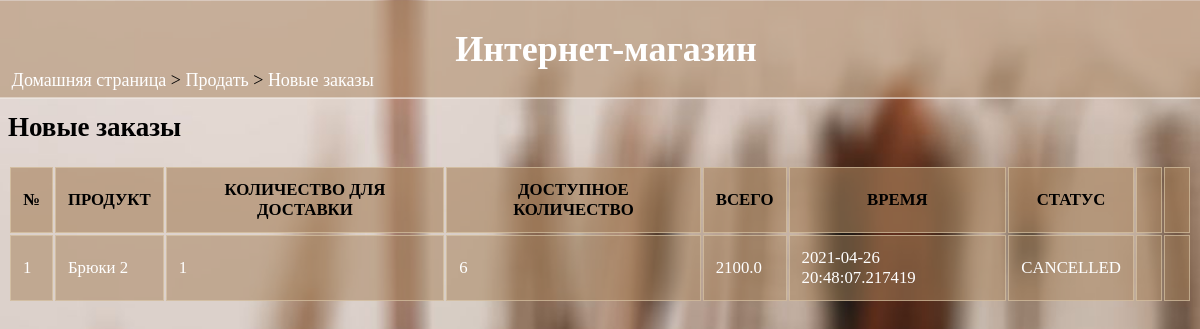
Before: /sell/neworders/ (signed in) with the older database file.
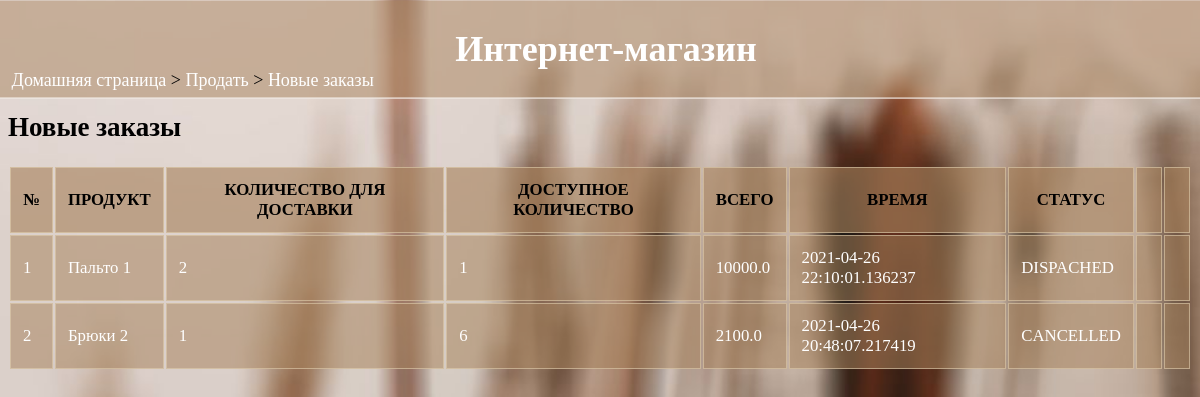
After: the same page with the newer database file.
### data/orders.py (models this page shows)
class Order(SqlAlchemyBase):
    __tablename__ = 'orders'
    orderID = sqlalchemy.Column(sqlalchemy.Integer, primary_key=True, autoincrement=True)
    custID = sqlalchemy.Column(sqlalchemy.Integer, sqlalchemy.ForeignKey("users.custID"))
    prodID = sqlalchemy.Column(sqlalchemy.Integer, sqlalchemy.ForeignKey("product.prodID"))
    quantity = sqlalchemy.Column(sqlalchemy.Integer)
    date = sqlalchemy.Column(sqlalchemy.DateTime, default=datetime.datetime.now)
    cost_price = sqlalchemy.Column(sqlalchemy.Float)
    sell_price = sqlalchemy.Column(sqlalchemy.Float)
    status = sqlalchemy.Column(sqlalchemy.Integer)

### data/product.py (models this page shows)
class Product(SqlAlchemyBase, UserMixin):
    __tablename__ = 'product'
    prodID = sqlalchemy.Column(sqlalchemy.Integer, primary_key=True, autoincrement=True)
    name = sqlalchemy.Column(sqlalchemy.String)
    quantity = sqlalchemy.Column(sqlalchemy.Integer)
    category = sqlalchemy.Column(sqlalchemy.String)
    cost_price = sqlalchemy.Column(sqlalchemy.Float)
    sell_price = sqlalchemy.Column(sqlalchemy.Float)
    description = sqlalchemy.Column(sqlalchemy.String)
    sellID = sqlalchemy.Column(sqlalchemy.Integer, sqlalchemy.ForeignKey("sellers.sellID"))

### shop.py (the view)
@app.route("/sell/neworders/")
def new_orders():
    if 'userid' not in session:
        return redirect(url_for('home'))
    if session['type'] == "Customer":
        abort(403)
    res = seller_orders(session['userid'])
    return render_template('new_orders.html', orders=res)

### data/db_session.py (called while the page is built)
def create_session() -> Session:
    global __factory
    return __factory()

### shop.py (called while the page is built)
def seller_orders(sellID):
    res = []
    db_sess = db_session.create_session()
    o = db_sess.query(Order.orderID, Order.prodID, Product.name, Order.quantity, Product.quantity, Order.cost_price,
                      Order.date, Order.status).filter(Order.prodID == Product.prodID, Product.sellID == sellID,
                                                       Order.status != 'RECIEVED').order_by(Order.date.desc()).all()
    if len(o) != 0:
        for i in o:
            res.append(i)
        return res
    else:
        res = ''
        return res

### templates/new_orders.html (shortened to what this page needs)
<html>
<head>
  <link rel="stylesheet" href="{{url_for('static', filename='main.css')}}">
</head>
<body>
  <div class="sticky">
    <h1>Интернет-магазин</h1>
  </div>
  <div class="nav">
    <p><a href="/">Домашняя страница</a> > <a href="/sell">Продать</a> > <a href="">Новые заказы</a></p>
  </div>
  <h2>Новые заказы</h2>
  {% if orders|length==0 %}
  <p>У Вас нет новых заказов.</p>
  {% else %}
  <table>
    <tr>
      <th>№</th><th>ПРОДУКТ</th><th>КОЛИЧЕСТВО ДЛЯ ДОСТАВКИ</th>
      <th>ДОСТУПНОЕ КОЛИЧЕСТВО</th><th>ВСЕГО</th><th>ВРЕМЯ</th><th>СТАТУС</th><th></th><th></th>
    </tr>
    {% set cnt={'val':1} %}
    {% for i in orders %}
    <tr>
      <td>{{cnt['val']}}</td><td><a href="/viewproduct/{{i[1]}}">{{i[2]}}</a></td><td>{{i[3]}}</td><td>{{i[4]}}</td>
      <td>{{i[5]}}</td><td>{{i[6]}}</td><td>{{i[7]}}</td>
      {% if i[7]=="PLACED" %}
      {% if i[3]<=i[4] %}
      <td><p class="press"><a href="/dispatch/{{i[0]}}">Отправить заказ</a></p></td>
      {% else %}
      <td>Недостаточный запас</td>
      {% endif %}
      <td><p class="press"><a href="/cancel/{{i[0]}}">Отменить заказ</a></p></td>
      {% else %}
      <td></td><td></td>
      {% endif %}
    </tr>
    {% endfor %}
  </table>
  {% endif %}
</body>
</html>

Changed rows visible on the page:
added Order: val "1", name "Пальто 1", quantity "2", quantity "1", cost_price "10000.0", date "2021-04-26 22:10:01.136237", status "DISPACHED"
computed for Order "CANCELLED": val "1" → "2"
